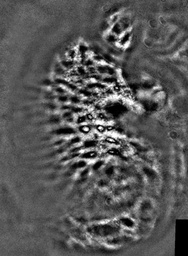
#> input picture Lame_criblee/LC001.jpg, 188 x 256 px, shrunk from 867 x 1182 before the run
$ jupyter execute --allow-errors Filter_inverted_im.ipynb   (older library calls are emulated)
#> lines starting #> are read from the running program, lines starting #| are printed output that depends on the picture; after the words box and inside, x2 and y2 are one past the last pixel; in counts of white or black regions, pixels touching at a corner belong together; long printed decimals are rounded
[cell 1]
import numpy as np
import matplotlib.pyplot as plt
from matplotlib import colors
import scipy.io
import cv2
import os
import scipy as sp
import pandas as pd
from skimage import io, morphology
from skimage.morphology import disk, square, reconstruction, binary_opening, binary_closing, opening
from skimage.exposure import rescale_intensity

[cell 2]
# All the path
projet_path = os.getcwd()
image_path = os.path.join(projet_path, "Lame_criblee")
mask_path = os.path.join(projet_path, "Terrain")
result_path = os.path.join(projet_path, "Results", "Jupyter")

[cell 3]
# Open image
im_name = "LC001"
if os.path.exists(os.path.join(image_path, f"{im_name}.jpg")):
    im = cv2.imread(f'{image_path}/{im_name}.jpg')
#> im is the input picture: shape (256, 188, 3); min 0, max 255, mean 86.8
elif os.path.exists(os.path.join(image_path, f"{im_name}.png")):
    im = cv2.imread(f'{image_path}/{im_name}.png')
else :
    print("The file path does not exist")
[H, W, I] = im.shape
#> H = 256; W = 188; I = 3
#plt.imshow(im)
im = cv2.cvtColor(im, cv2.COLOR_BGR2GRAY)
#> im: shape (256, 188)

#> (a cell that did not finish here is left out)

[cell 5]
# Overlap image and mask
colormap = colors.ListedColormap(['white', 'red'])
#plt.imshow(im, cmap=plt.cm.gray)
#plt.imshow(mask, cmap = colormap, alpha = 0.2)

[cell 6]
# Cleaning the dark rectangles
_, binary = cv2.threshold(im, 10, 255, cv2.THRESH_BINARY_INV)
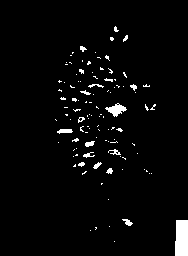
#> binary: shape (256, 188); 3.1% white; 108 white regions (91 under 20 px)
contours, _ = cv2.findContours(binary, cv2.RETR_EXTERNAL, cv2.CHAIN_APPROX_SIMPLE)
#> contours = 108 contours, 102 with area under 20; largest, box (x1, y1, x2, y2) and area: (175, 220, 188, 256) 400, (105, 103, 127, 117) 126, (57, 129, 73, 134) 40, (85, 141, 95, 147) 29, (122, 219, 133, 226) 28, (93, 162, 102, 169) 22
created_mask = np.ones(im.shape, dtype=np.uint8) * 255

for contour in contours:
    x, y, w, h = cv2.boundingRect(contour)
    if (w > 20 and h > 20) and (x < 10 or x + w > im.shape[1] - 10):
        cv2.drawContours(created_mask, [contour], -1, 0, -1)
#> this loop made 108 passes
#> (x, y, w, h) on passes 1, 2, 3, 4, 5, 6, 7, 9, 10, 11, 13, 14: (114, 241, 1, 1), (90, 230, 1, 1), (95, 227, 2, 3), (109, 226, 1, 1), (175, 220, 13, 36), (122, 219, 11, 7), (108, 199, 1, 1), (151, 173, 1, 1), (149, 173, 1, 1), (82, 171, 5, 4), (144, 169, 1, 1), (122, 169, 1, 1)
#> (contour, x, y, w, h) on passes 8, 12, 16, 22, 26, 28: ([[101, 183], [101, 184], [102, 183]], 101, 183, 2, 2), ([[146, 170], [146, 171], [147, 171]], 146, 170, 2, 2), ([[75, 164], [73, 166], [75, 166]], 73, 164, 3, 3), ([[76, 154], [75, 155], [77, 155], [77, 154]], 75, 154, 3, 2), ([[74, 149], [73, 150]], 73, 149, 2, 2), ([[132, 143], [134, 145], [134, 144], [133, 144]], 132, 143, 3, 3)
#> created_mask: shape (256, 188); every value is 255

im[created_mask == 0] = 128
plt.imshow(im, cmap = plt.cm.gray)
plt.axis('off')
plt.savefig(os.path.join(result_path, "Rectangle_free.jpg"), bbox_inches='tight')

[cell 7]
# Define the quantifications to determine which image is better
def quantification(im, mask):
    false_positives = np.sum((im == 1) & (mask == 0))
    false_negatives = np.sum((im == 0) & (mask == 1))
    true_positives = np.sum((im == 1) & (mask == 1))
    true_negatives = np.sum((im == 0) & (mask == 0))
    false_positives += np.sum((im == 255) & (mask == 0))
    false_negatives += np.sum((im == 0) & (mask == 255))
    true_positives += np.sum((im == 255) & (mask == 255))
    true_negatives += np.sum((im == 0) & (mask == 0))
    precision = true_positives / (true_positives + false_positives) if (true_positives + false_positives) > 0 else 0
    recall = true_positives / (true_positives + false_negatives) if (true_positives + false_negatives) > 0 else 0
    f1_score = 2 * (precision * recall) / (precision + recall) if (precision + recall) > 0 else 0
    return false_positives, false_negatives, true_positives, true_negatives, precision, recall, f1_score

[cell 8]
columns = ['Filter', 'precision', 'rappel', 'f1_score']
df = pd.DataFrame(columns = columns)
def name_exists(df, name):
    return (df['Filter'] == name).any()

[cell 9]
def ReconstructionDilatation(F, IC, SE):
    """
    Parameters:
    F (ndarray): Marker image
    IC (ndarray): Mask image (complement of original image)
    SE (ndarray): Structuring element
    """
    prev_F = np.zeros_like(F)
    while not np.array_equal(F, prev_F):
        prev_F = F.copy()
        F = cv2.dilate(F, SE)
        F = np.minimum(F, IC)
    return F

[cell 10]
# Fill the holes in the white structures
def fillHoles(im):
    im = (im > 0).astype(np.uint8)

    # Dimensions of the source image
    H, W = im.shape

    # Structuring element
    SE = np.ones((3, 3), np.uint8)

    # Create the marker image F
    F = np.zeros((H, W), dtype=np.uint8)
    F[:, 0] = 1 - im[:, 0]
    F[:, -1] = 1 - im[:, -1]
    F[0, :] = 1 - im[0, :]
    F[-1, :] = 1 - im[-1, :]

    IC = 1 - im
    HC = ReconstructionDilatation(F, IC, SE)
    H = 1 - HC
    return H

[cell 11]
# Inverser couleurs images
im_inverted = cv2.bitwise_not(im)
# plt.imshow(im_inverted, cmap = plt.cm.gray)

[cell 12]
# Egalisation de l'histogramme de niveaux de gris
egal_image = cv2.equalizeHist(im_inverted)
fig, axes = plt.subplots(1, 2)
axes[0].imshow(im_inverted, cmap = plt.cm.gray)
axes[0].set_title('Image originale')
axes[1].imshow(egal_image, cmap = plt.cm.gray)
axes[1].set_title('Egalisation histogramme')
for ax in axes:
    ax.axis('off')

[cell 13]
# Augmenter le contrast des images
contrast_coeff = 1.6
brightness_coeff = 0 #coeff entre 1 et 3 (en dessous de 1, diminue le contrast)
brighter_image = egal_image*contrast_coeff+brightness_coeff
brighter_image = np.clip(brighter_image, 0, 255)  # Limit values to the range [0, 255]
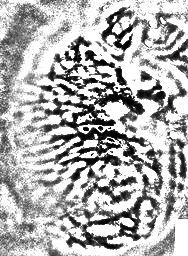
#> brighter_image: shape (256, 188) float64; min 0, max 255, mean 177
# fig, axes = plt.subplots(1, 2, figsize=(10, 5))
# axes[0].imshow(egal_image, cmap='gray')
# axes[0].set_title('Original Image')
# axes[1].imshow(brighter_image, cmap='gray')
# axes[1].set_title('Adjusted Image')

[cell 14]
# Put a threshold on the image
name = 'Threshold_im'
blur_factor = 5
blur_im = cv2.GaussianBlur(egal_image,(blur_factor,blur_factor),0)
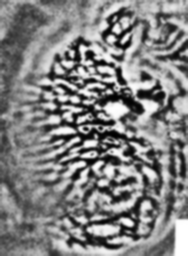
#> blur_im: shape (256, 188); min 0, max 255, mean 128.9
thresh = 230
_, seuil_im = cv2.threshold(blur_im, thresh, 255, cv2.THRESH_BINARY_INV)
#> seuil_im: shape (256, 188); 95.5% white; 85 black regions (54 under 20 px), largest, box (x1, y1, x2, y2) and area: (175, 220, 188, 256) 439, (105, 104, 127, 118) 193, (143, 101, 157, 117) 106
seuil_im = cv2.bitwise_not(seuil_im)
filled_seuil_im = fillHoles(seuil_im)
#> in fillHoles, `F[:, 0] = 1 - im[:, 0]`: F: shape (256, 188); values 0 (black) and 1 (white), 0.53% white in thin lines or dots, all inside (x1, y1, x2, y2) = (0, 0, 1, 256)
#> in fillHoles, `F[-1, :] = 1 - im[-1, :]`: F: shape (256, 188); values 0 (black) and 1 (white), 1.7% white in thin lines or dots
#> the loop in ReconstructionDilatation, `while not np.array_equal(F, prev_F):` made 94 passes

fig, axes = plt.subplots(1, 2)
axes[0].imshow(seuil_im, cmap = plt.cm.gray)
axes[0].set_title(f'Image seuillée à {thresh}')
axes[1].imshow(filled_seuil_im, cmap = plt.cm.gray)
axes[1].set_title(f'Image seuillée à {thresh} et rebouchée')
for ax in axes:
    ax.axis('off')

#> (the rest of this cell did not finish here and is left out)

[cell 15]
# Fill the missing spots inside the white structures and delete noise
name = 'Open_Close_im'
SE7 = cv2.getStructuringElement(cv2.MORPH_ELLIPSE,(7,7))
SE9 = cv2.getStructuringElement(cv2.MORPH_ELLIPSE,(9,9))
SE11 = cv2.getStructuringElement(cv2.MORPH_ELLIPSE,(11,11))

opening3 = cv2.morphologyEx(egal_image, cv2.MORPH_OPEN, SE7)
closing3 = cv2.morphologyEx(opening3, cv2.MORPH_CLOSE, SE9)
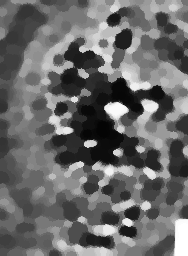
#> closing3: shape (256, 188); min 4, max 255, mean 106
ret, close_seuil_im = cv2.threshold(closing3, 230, 255, cv2.THRESH_BINARY_INV)
#> close_seuil_im: shape (256, 188); 97.8% white; 9 black regions, largest, box (x1, y1, x2, y2) and area: (175, 219, 188, 256) 471, (105, 102, 127, 118) 214, (144, 103, 157, 112) 84
close_seuil_im = cv2.bitwise_not(close_seuil_im)
filled_close_seuil_im = fillHoles(close_seuil_im)
#> the loop in ReconstructionDilatation (call 2), `while not np.array_equal(F, prev_F):` made 94 passes

fig, axes = plt.subplots(1, 2)
axes[0].imshow(filled_close_seuil_im, cmap = plt.cm.gray)
axes[0].set_title('Filled Closing + Thresh Image')
#> (the rest of this cell did not finish here and is left out)

[cell 16]
name = 'Top_hat_im'
k = 30
change = True
init_tophat = filled_seuil_im

while change :
    k+=1
    SE = cv2.getStructuringElement(cv2.MORPH_ELLIPSE,(k,k))
    seuil_tophat_im = cv2.morphologyEx(seuil_im, cv2.MORPH_TOPHAT, SE)
    filled_seuil_tophat_im = fillHoles(seuil_tophat_im)
    if np.array_equal(filled_seuil_tophat_im, init_tophat):
        change = False
    init_tophat = filled_seuil_tophat_im
#> this loop made 1 pass
#> pass 1, `SE = cv2.getStructuringElement(cv2.MORPH_ELLIPSE,(k,k))`:
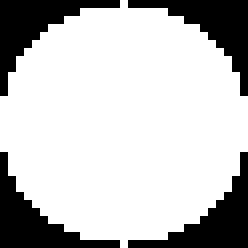
#> SE: shape (31, 31) (shown 8 times larger); values 0 (black) and 1 (white), 75.9% white; 4 black regions, box (x1, y1, x2, y2) and area: (0, 0, 15, 12) 58, (16, 0, 31, 12) 58, (0, 19, 15, 31) 58, (16, 19, 31, 31) 58
#> after the loop, k = 31
print(k)
#| 31

fig, axes = plt.subplots(1,2)
axes[0].imshow(init_tophat, cmap = plt.cm.gray)
axes[0].set_title('filled_seuil_tophat_im')
#> (the rest of this cell did not finish here and is left out)

[cell 17]
# Filtres alternés séquentiels
name = "FAS"
MAX_TAILLE = 3
tailles = range(1, MAX_TAILLE + 1)

SE = [disk(r) for r in tailles]
fas = filled_seuil_im.copy()

# Débruitage par FAS
for se in SE:
    openR = reconstruction(binary_opening(fas, se), fas)  # Ouverture par reconstruction
    fas = 1 - reconstruction(1 - binary_closing(openR, se), 1 - openR)  # Fermeture par reconstruction

fig, axes = plt.subplots(1,2)
axes[0].imshow(fas, cmap = plt.cm.gray)
axes[0].set_title("Débruitage par FAS")
#> (the rest of this cell did not finish here and is left out)

[cell 18]
# Structuring element
name = "Fas_top_hat"
r = 50
se = disk(r)

# Top-hat transformation
im_open = opening(egal_image, se)
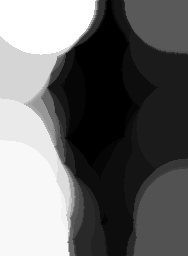
#> im_open: shape (256, 188); min 0, max 37, mean 15.5; drawn with min black and max white
imTH = egal_image - im_open
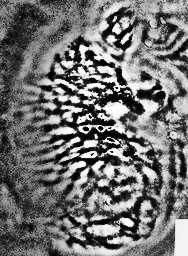
#> imTH: shape (256, 188); min 0, max 255, mean 113.4
imTH = rescale_intensity(imTH, out_range=(0, 255)).astype(np.uint8)

# Assuming fas is defined and loaded similarly to filled_seuil_im
# Replace 'fas' with your actual variable name
im_open_fas = opening(fas, se)
#> im_open_fas: shape (256, 188) float64; every value is 0
imFASTH = fas - im_open_fas
imFASTH = rescale_intensity(imFASTH, out_range=(0, 255)).astype(np.uint8)
#> imFASTH: shape (256, 188); 1.8% white; 5 white regions, box (x1, y1, x2, y2) and area: (175, 220, 188, 256) 439, (105, 104, 127, 118) 193, (143, 101, 157, 117) 106, (94, 226, 116, 234) 102, (106, 167, 113, 176) 46

# Display the results
fig, axes = plt.subplots(1,2)
axes[0].imshow(fas, cmap='gray')
axes[0].set_title("Original Image")
axes[1].imshow(imTH, cmap='gray')
axes[1].set_title(f'FAS (MAX TAILLE= {MAX_TAILLE}) + Top-hat avec r = {r}')
for ax in axes:
    ax.axis('off')
#> (the rest of this cell did not finish here and is left out)

[cell 19]
T = np.mean(im)
#> T = 86.77
I = im < T
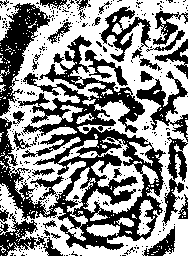
#> I: shape (256, 188) bool; 55.4% white; 300 black regions (268 under 20 px)
F = I.astype(np.uint8)
SE = cv2.getStructuringElement(cv2.MORPH_ELLIPSE,(k,k))
N = 2
for i in range(N):
    F = cv2.erode(F, SE)
#> the loop in ReconstructionDilatation, `while not np.array_equal(F, prev_F):` made 1 pass
#> (the rest of this cell did not finish here and is left out)

[cell 20]
# Calcul du gradient
grad_x = cv2.Sobel(egal_image, cv2.CV_64F, 1, 0, ksize=3)
grad_y = cv2.Sobel(egal_image, cv2.CV_64F, 0, 1, ksize=3)
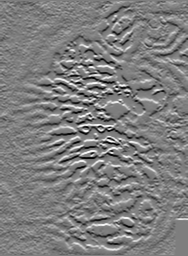
#> grad_y: shape (256, 188) float64; min -981, max 998, mean 0; drawn with min black and max white

gradient_magnitude = cv2.magnitude(grad_x, grad_y)
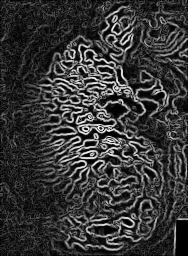
#> gradient_magnitude: shape (256, 188) float64; min 0, max 1084.2, mean 237; drawn with min black and max white
gradient_magnitude = cv2.normalize(gradient_magnitude, None, 0, 255, cv2.NORM_MINMAX)
plt.imshow(gradient_magnitude, cmap='gray')

[cell 21]
# edge detection
edges = filled_seuil_im.copy()
shape_count = 0
total_area = 0
total_perimeter = 0
contours, _ = cv2.findContours(edges, cv2.RETR_EXTERNAL, cv2.CHAIN_APPROX_SIMPLE)
#> contours = 85 contours, 67 with area under 20; largest, box (x1, y1, x2, y2) and area: (175, 220, 188, 256) 392, (105, 104, 127, 118) 169, (143, 101, 157, 117) 84, (94, 226, 116, 234) 75, (129, 83, 151, 93) 67
for contour in contours:
    # Approximation du contour
    perimeter = cv2.arcLength(contour, True)
    epsilon = 0.01 * perimeter
    approx = cv2.approxPolyDP(contour, epsilon, True)

    M = cv2.moments(contour)
    if M["m00"] != 0:
        cx = int(M["m10"] / M["m00"])
        cy = int(M["m01"] / M["m00"])
    else:
        cx, cy = 0, 0

    # Filtrer les formes en fonction de leurs caractéristiques
    area = cv2.contourArea(contour)
    if area > 100:  # Filtrer par taille
        shape_count += 1
        total_area += area
        total_perimeter +=perimeter
        cv2.drawContours(edges, [approx], -1, (255, 0, 0), 2)
        cv2.circle(edges, (cx, cy), 5, (255, 0, 0), -1)
#> this loop made 85 passes
#> (perimeter, epsilon, approx, cx, cy, area, shape_count, total_area) on pass 8: (93.41, 0.934, [[176, 220], [175, 255], [187, 255], [187, 220]], 181, 237, 391.5, 1, 391.5)
#> (perimeter, epsilon, cx, cy, area, shape_count, total_area, total_perimeter) on pass 48: (55.94, 0.559, 115, 109, 169, 2, 560.5, 149.4)
#> after the loop, shape_count = 2; total_area = 560.5; total_perimeter = 149.4
mean_area = total_area / shape_count if shape_count > 0 else 0
#> mean_area = 280.2
mean_perimeter = total_perimeter / shape_count if shape_count > 0 else 0
#> mean_perimeter = 74.68
print(shape_count, mean_area, mean_perimeter)
#| 2 280.25 74.678
plt.imshow(edges, cmap=plt.cm.gray)
plt.axis('off')

[cell 22]
def imfilter(im,noyau):
    # Creation du bordage en miroir
    h,w = np.shape(noyau)
    hbis = int(np.floor(h/2))
    wbis = int(np.floor(w/2))
    im_bis = np.pad(im, ((hbis,hbis),(wbis,wbis)),'symmetric')
    [Hbis,Wbis] = im_bis.shape
#> Hbis = 256; Wbis = 190
    # Delete le bordage
    conv = sp.signal.convolve2d(im_bis, noyau)
    conv_bis = conv[hbis:Hbis-hbis, wbis:Wbis-wbis]
    return conv_bis

[cell 23]
# Filtre dérivatuer, passe haut, dessine les contours
def passeHaut(im):
    noyauhoriz = np.array([[-1, 0, 1]])
    noyauvert = np.array([[-1], [0], [1]])

    imhoriz = imfilter(im,noyauhoriz)
    imvert = imfilter(im,noyauvert)
